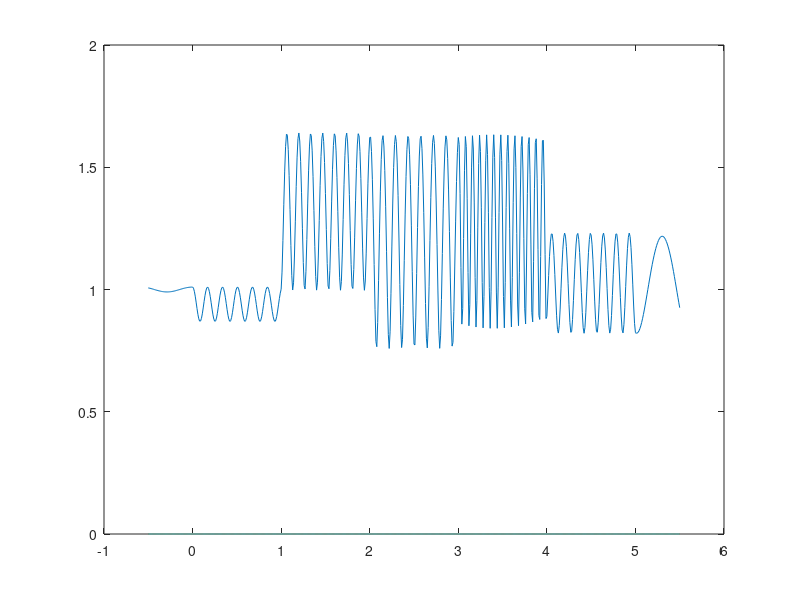

This figure's MATLAB source:
close all; clear all; format short; clc;
I = sqrt(-1);
%% Parameters of incident ray
theta = pi/6; % incident ray angle
lambda = 1.0; % incident ray wavelength
c = 1.0; % speed of light
H0 = 1.0; % amplitude of incident ray
%% Parameters of medium
N_layers = 5; % number of layers
dl = 1.0; % width of layer
d = dl*[0:N_layers]; % distances to the begining of layers along x axis
eps = [1.0, 3.0, 7.0, 5.0, 10.0, 4.0, 1.0]; % permittivities of layers
mu = [1.0, 3.0, 2.0, 2.5, 4.0, 3.0, 1.0]; % permeabilities of layers
%% Propagation matrices
k = 2*pi/lambda; % wave vector of incident ray
kx = [k*cos(theta)]; % x component of wave vector k of incident ray
kz = k*sin(theta); % z component of wave vector k of incident ray
p = [0]; %
r = [0]; % reflection coefficients
for i = 1:(N_layers + 1)
    kx(i+1) = sqrt(k^2*c^2*eps(i+1)*mu(i+1) - kz^2); % extending array of kx in layers
    p(i) = kx(i)*eps(i+1)/(kx(i+1)*eps(i)); % auxiliary parameter
    r(i) = (1 - p(i))/(1 + p(i)); % reflection coefficients
    % propagation matrices
    V(:,:,i) = 0.5*(1 + p(i))*[exp(-I*(kx(i+1) - kx(i))*d(i)) r(i)*exp(-I*(kx(i+1) + kx(i))*d(i)); ...
                               r(i)*exp(I*(kx(i+1) + kx(i))*d(i)) exp(I*(kx(i+1) - kx(i))*d(i))];
end
%% Propagation
% Calculation of amplitudes A, B is done with propagation matrices:
% (A(l + 1), B(l + 1)) = V(l + 1)(A(l), B(l)), l - layer number.
% Here we suppose R = 0.01 to check the propagation, but it should be
% calculated exactly for consistency.
R = 0.01;
% set coordinates (x, z) for evaluation of field 
x = 0.01*[-50:550];
z = 0.0;
H = zeros(601);
for j=1:601
    i = 1;
    A = transpose([H0, R]);
    while (i-1)*dl < x(j)
        A = V(:,:,i)*A;
        i = i + 1;
    end
    H(j) = (A(1)*exp(I*kx(i)*x(j)) + A(2)*exp(-I*kx(i)*x(j)))*exp(I*kz*z);
end
plot(x, abs(H));